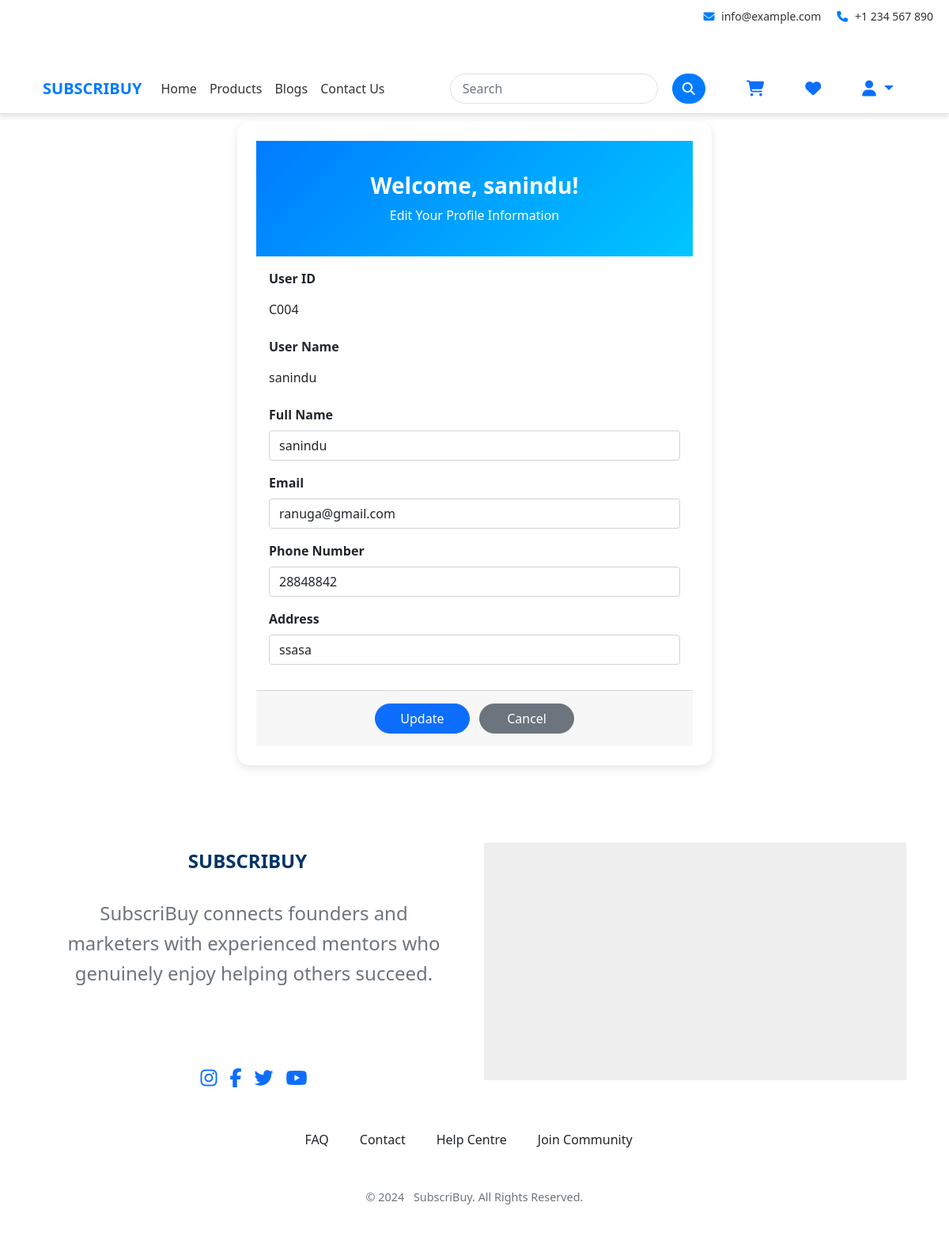
The page /user-profile.php (signed in) on the database its author committed.
### tables this page shows
CREATE TABLE `customers` (
  `c_id` varchar(20) NOT NULL,
  `c_name` varchar(500) NOT NULL,
  `c_email` varchar(200) NOT NULL,
  `c_tel` varchar(12) NOT NULL,
  `c_address` varchar(300) NOT NULL,
  `c_uname` varchar(100) NOT NULL,
  `c_pwd` varchar(500) NOT NULL
);

### user-profile.php (the view, shortened to what this page needs)
<?php
include 'dbase.php';
if (isset($_SESSION['username']) && !empty($_SESSION['username'])) {
    include('header2.php');
} else {
    header('Location: index.php');
    exit();
}
$username = $_SESSION['username'];
$stmt = $conn->prepare("SELECT c_id, c_name, c_email, c_tel, c_address FROM customers WHERE c_uname = ?");
$stmt->bind_param("s", $username);
$stmt->execute();
$stmt->bind_result($c_id, $c_name, $c_email, $c_tel, $c_address);
?>
<link href="https://stackpath.bootstrapcdn.com/bootstrap/5.1.3/css/bootstrap.min.css" rel="stylesheet">
<form action="update_profile.php" method="post" class="profile-card p-4">
    <div class="profile-header">
        <h2>Welcome, <?php echo htmlspecialchars($c_name); ?>!</h2>
        <p class="mb-0">Edit Your Profile Information</p>
    </div>
    <div class="profile-body p-3">
        <div class="mb-3">
            <label for="userId" class="form-label">User ID</label>
            <p class="form-control-plaintext" id="userId"><?php echo htmlspecialchars($c_id); ?></p>
        </div>
        <div class="mb-3">
            <label for="username" class="form-label">User Name</label>
            <p class="form-control-plaintext" id="username"><?php echo htmlspecialchars($username); ?></p>
        </div>
        <div class="mb-3">
            <label for="c_name" class="form-label">Full Name</label>
            <input type="text" name="c_name" value="<?php echo htmlspecialchars($c_name); ?>" class="form-control" id="c_name" required>
        </div>
        <div class="mb-3">
            <label for="c_email" class="form-label">Email</label>
            <input type="email" name="c_email" value="<?php echo htmlspecialchars($c_email); ?>" class="form-control" id="c_email" required>
        </div>
        <div class="mb-3">
            <label for="c_tel" class="form-label">Phone Number</label>
            <input type="tel" name="c_tel" value="<?php echo htmlspecialchars($c_tel); ?>" class="form-control" id="c_tel">
        </div>
        <div class="mb-3">
            <label for="c_address" class="form-label">Address</label>
            <input type="text" name="c_address" value="<?php echo htmlspecialchars($c_address); ?>" class="form-control" id="c_address">
        </div>
    </div>
    <div class="card-footer text-center p-3">
        <button type="submit" class="btn btn-primary btn-custom me-2">Update</button>
        <a href="index.php" class="btn btn-secondary btn-custom">Cancel</a>
    </div>
</form>
<?php
include 'footer.php';
?>

### admin/style.css (style rules this page uses)
* { margin: 0; padding: 0; box-sizing: border-box; }
a { text-decoration: none; }
:root { --poppins: 'Poppins', sans-serif; --lato: 'Lato', sans-serif; --light: #F9F9F9; --blue: #3C91E6; --light-blue: #CFE8FF; --grey: #eee; --dark-grey: #AAAAAA; --dark: #342E37; --red: #DB504A; --yellow: #FFCE26; --light-yellow: #FFF2C6; --orange: #FD7238; --light-orange: #FFE0D3; }
html { overflow-x: hidden; }
body { background: var(--grey); overflow-x: hidden; }

### user-profile.php (style rules this page uses)
.profile-card { max-width: 600px; margin: 50px auto; border: none; border-radius: 15px; overflow: hidden; box-shadow: 0 4px 12px rgba(0, 0, 0, 0.1); background-color: #fff; }
.profile-header { background: linear-gradient(135deg, #007bff, #00c6ff); color: #fff; padding: 40px; text-align: center; }
.profile-header h2 { font-weight: bold; font-size: 1.75rem; }
.btn-custom { width: 120px; border-radius: 50px; }
label { font-weight: bold; }

### rows shown on the page
customers: c_name "sanindu", c_id "C004", c_email "ranuga@gmail.com", c_tel "28848842", c_address "ssasa"

### other values the page prints
$username "sanindu"
